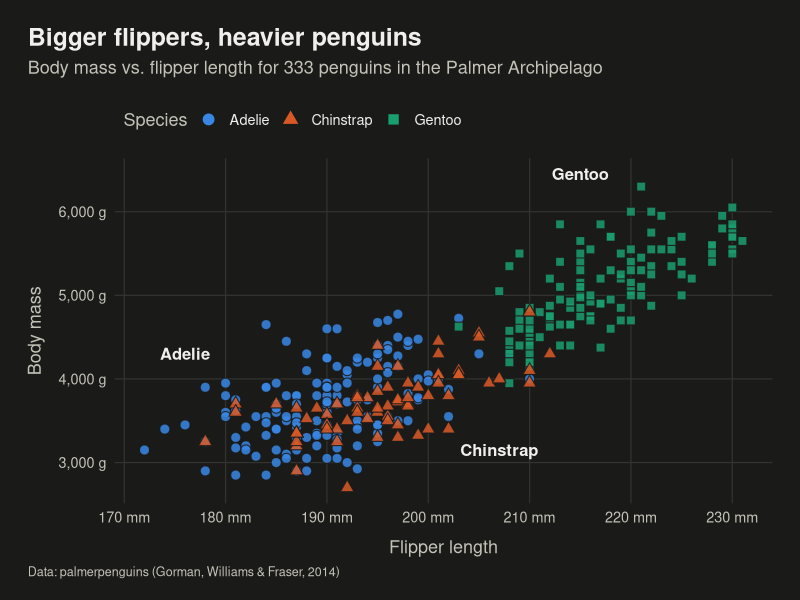

Recreate this plot in R.
#' ---
#' title: "Palmer Penguins: A Practice Analysis"
#' output: github_document
#' ---
#'
#' A practice analysis for employing the git workflow. Each section is short
#' and independent, so it's easy to tweak one piece per commit.
#'
#' Setup: install any required packages that aren't already installed
#' (packages you already have are skipped, so this is safe to re-run):
pkgs <- c("palmerpenguins", "ggplot2", "dplyr", "knitr")
missing <- pkgs[!pkgs %in% rownames(installed.packages())]
if (length(missing) > 0) install.packages(missing)
 
#+ r setup, message = FALSE
library(palmerpenguins)
library(ggplot2)
library(dplyr)
 
#' ## 1. The data
#'
#' Measurements for 344 penguins of three species on three islands
#' in Antarctica's Palmer Archipelago.
 
#+ r look
glimpse(penguins)
 
#' ## 2. Cleaning
#'
#' Drop penguins with any missing values.
 
#+ r clean
penguins_clean <- penguins |>
  na.omit()
 
nrow(penguins) - nrow(penguins_clean)  # rows dropped
 
#' ## 3. Summary table
#'
#' Average measurements by species.
 
#+ r summary-table
species_summary <- penguins_clean |>
  group_by(species) |>
  summarise(
    n = n(),
    mean_mass_g = mean(body_mass_g),
    mean_bill_mm = mean(bill_length_mm),
    mean_flipper_mm = mean(flipper_length_mm)
  )
 
knitr::kable(species_summary, digits = 1)
 
#' ## 4. Plot
#'
#' Body mass rises with flipper length, and the three species sit
#' in fairly distinct clusters.
 
#+ r plot, fig.width = 9, fig.height = 6, dpi = 150
# Dark-mode palette: colorblind-safe hues stepped for a dark background
dark_bg    <- "#1a1a19"
text_main  <- "#f0efec"
text_muted <- "#c3c2b7"
grid_col   <- "#33332f"
species_colors <- c(Adelie = "#3987e5", Chinstrap = "#d95926", Gentoo = "#199e70")
species_shapes <- c(Adelie = 21, Chinstrap = 24, Gentoo = 22)  # circle, triangle, square

# Label each cluster directly, placed by hand in open space next to it
# (Adelie and Chinstrap overlap, so their labels sit off to the sides)
species_labels <- data.frame(
  species = c("Adelie", "Chinstrap", "Gentoo"),
  flipper_length_mm = c(176, 207, 215),
  body_mass_g = c(4300, 3150, 6450)
)

ggplot(penguins_clean, aes(x = flipper_length_mm, y = body_mass_g)) +
  geom_point(
    aes(fill = species, shape = species),
    color = dark_bg, stroke = 0.6, size = 3, alpha = 0.85
  ) +
  geom_text(
    data = species_labels,
    aes(label = species),
    color = text_main, fontface = "bold", size = 4.2
  ) +
  scale_fill_manual(values = species_colors) +
  scale_shape_manual(values = species_shapes) +
  scale_y_continuous(labels = scales::label_comma(suffix = " g")) +
  scale_x_continuous(labels = scales::label_number(suffix = " mm")) +
  labs(
    title = "Bigger flippers, heavier penguins",
    subtitle = "Body mass vs. flipper length for 333 penguins in the Palmer Archipelago",
    x = "Flipper length",
    y = "Body mass",
    fill = "Species",
    shape = "Species",
    caption = "Data: palmerpenguins (Gorman, Williams & Fraser, 2014)"
  ) +
  theme_minimal(base_size = 13) +
  theme(
    plot.background   = element_rect(fill = dark_bg, color = NA),
    panel.background  = element_rect(fill = dark_bg, color = NA),
    panel.grid.major  = element_line(color = grid_col, linewidth = 0.4),
    panel.grid.minor  = element_blank(),
    text              = element_text(color = text_main),
    axis.text         = element_text(color = text_muted),
    axis.title        = element_text(color = text_muted),
    axis.title.x      = element_text(margin = margin(t = 10)),
    axis.title.y      = element_text(margin = margin(r = 10)),
    plot.title        = element_text(face = "bold", size = 18),
    plot.subtitle     = element_text(color = text_muted, margin = margin(b = 15)),
    plot.caption      = element_text(color = text_muted, size = 9, hjust = 0),
    plot.title.position   = "plot",
    plot.caption.position = "plot",
    legend.position   = "top",
    legend.justification = "left",
    legend.text       = element_text(color = text_main),
    legend.title      = element_text(color = text_muted),
    legend.key        = element_rect(fill = dark_bg, color = NA),
    plot.margin       = margin(20, 20, 15, 20)
  ) +
  guides(fill = guide_legend(override.aes = list(size = 4, alpha = 1)))
 
#' ## 5. A simple regression
#'
#' How much heavier is a penguin for each extra millimeter of flipper,
#' holding species fixed?
 
#+ r model
model <- lm(body_mass_g ~ flipper_length_mm + species, data = penguins_clean)
summary(model)
 
#' ## 6. Notes
#'
#' Ideas to add later, one commit at a time:
#'
#' - Split the plot by sex with `facet_wrap(~ sex)`
#' - Add a second summary table by island
#' - Add `sex` to the regression
 
